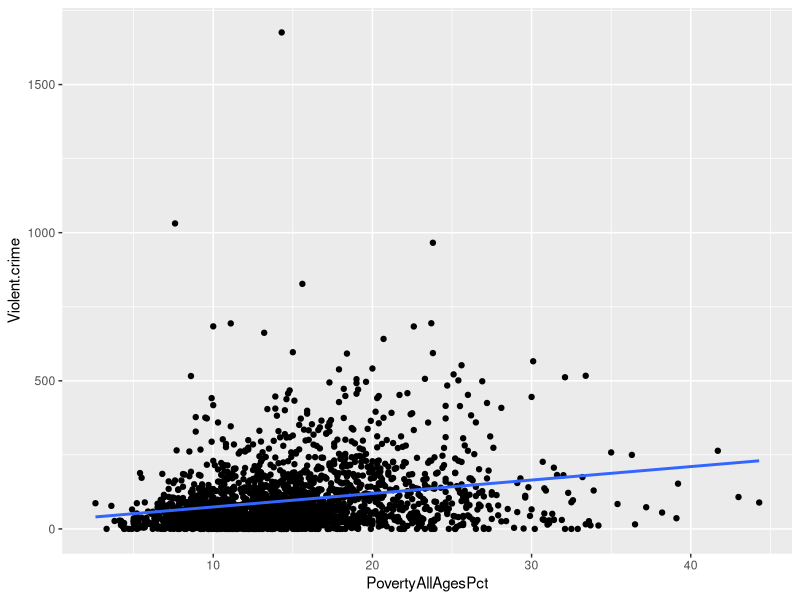
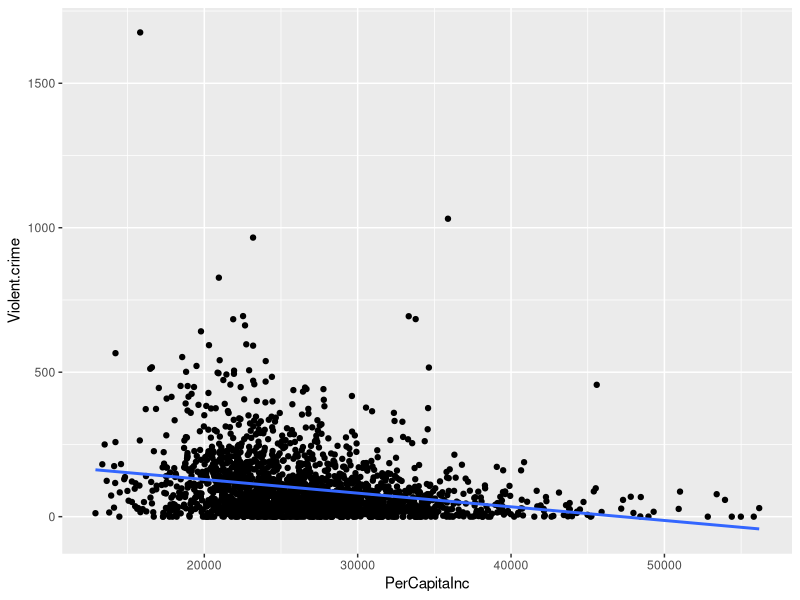
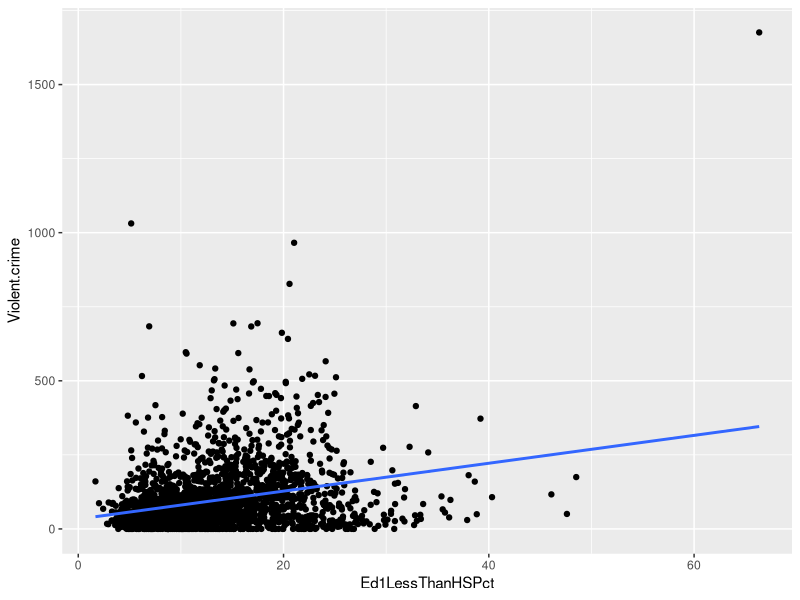
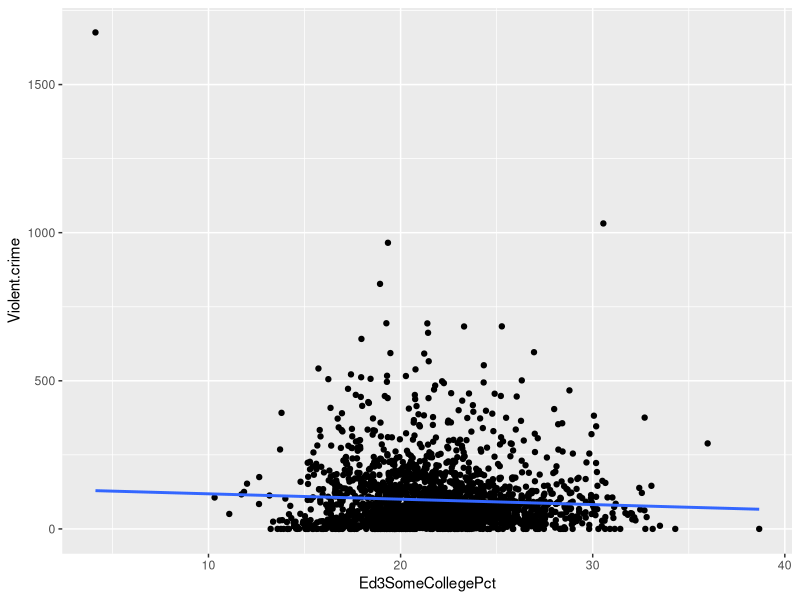
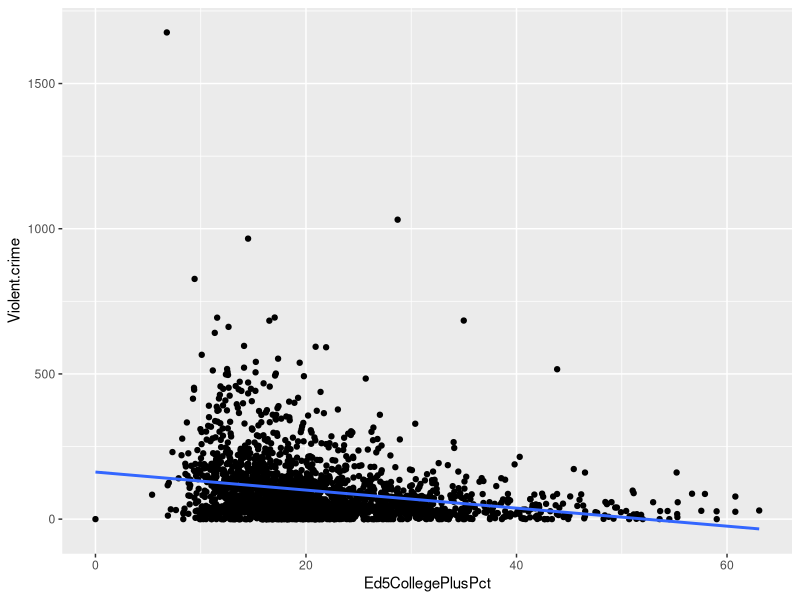
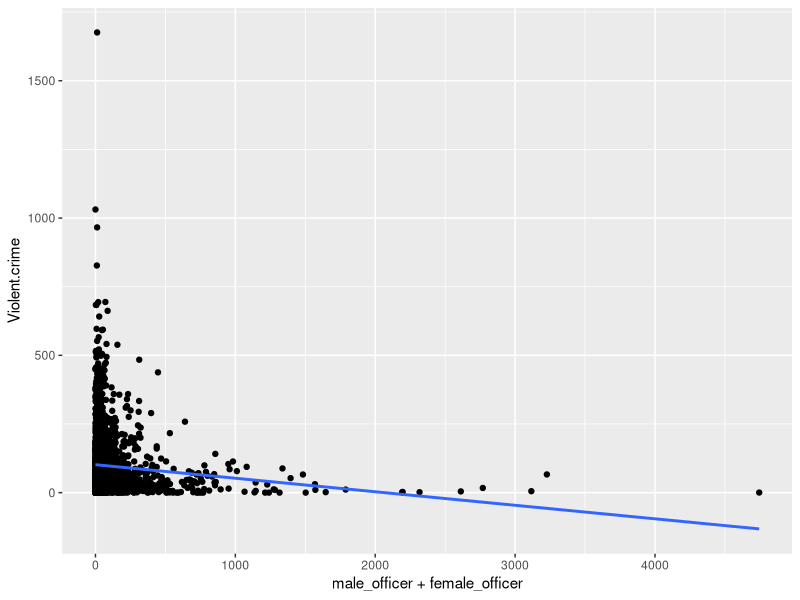
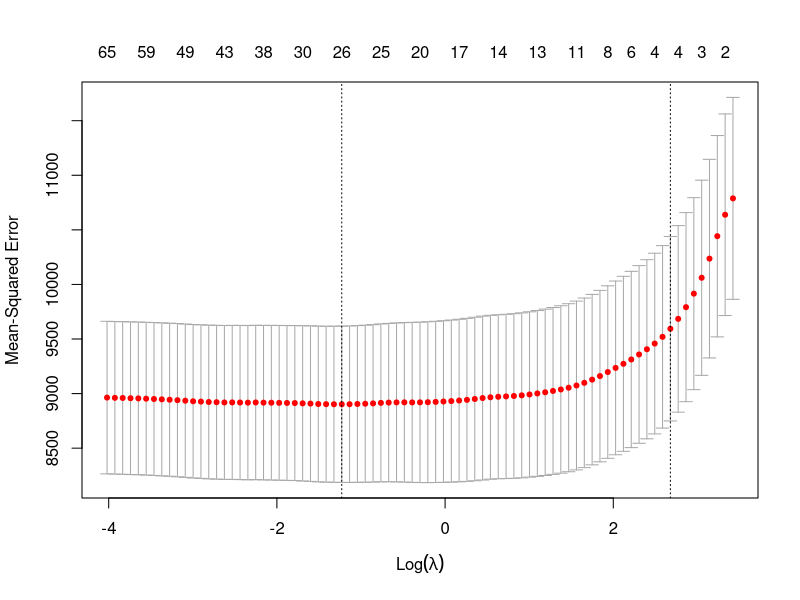
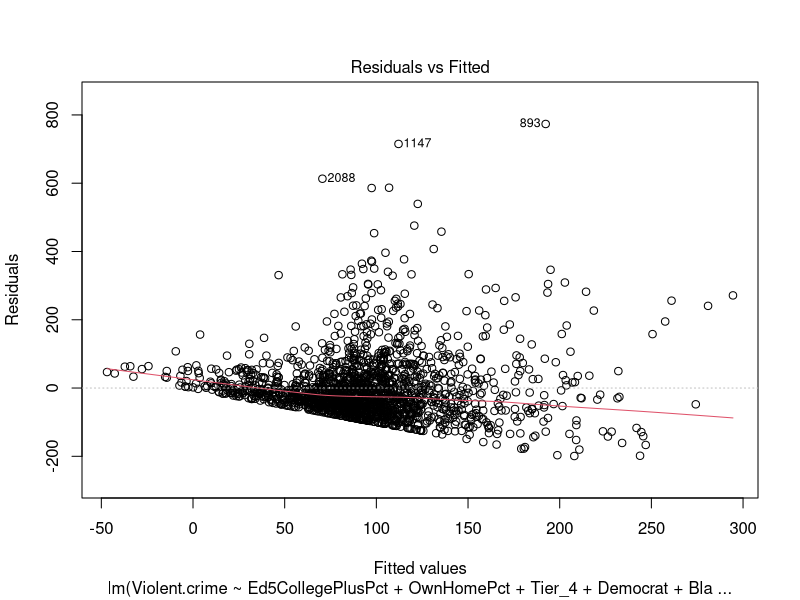

Source code (R) for these figures, in order:
## ---- chunk 1
library(ggplot2)
library(glmnet)
crime <- read.csv("crime_re1.csv")
crime$Violent.crime <- as.numeric(crime$Violent.crime)
crime <- na.omit(crime)
crime$Violent.crime <- (100000*crime$Violent.crime/crime$POPESTIMATE) #adjust crime quantity by population into crime per 100,000 people
# summary(crime)
# names(crime)
## ---- chunk 2
tabl <- "
| Data                 | Year |
|---------------       |------|
| Violent Crime        | 2016 |
| Population           | 2020 |
| Police Force Numbers | 2022 |
| Race Breakdown       | 2016 |
| Party Affiliation    | 2014 |
| Internet Access      | 2013 |
| Annual Income        | 2022 |
| Age Range            | 2020 |
"
cat(tabl) # output the table in a format good for HTML/PDF/docx conversion
## ---- chunk 3
# #Violent crime with politic parties
# ggplot(crime, aes(x=Republican,y=Violent.crime)) +
#     geom_point() +
#     geom_smooth(method=lm, se=FALSE)
# 
# ggplot(crime, aes(x=Democrat,y=Violent.crime)) +
#     geom_point() +
#     geom_smooth(method=lm, se=FALSE)


#Violent crime with income, poverty
ggplot(crime, aes(x=PovertyAllAgesPct,y=Violent.crime)) +
    geom_point() +
    geom_smooth(method=lm, se=FALSE)

ggplot(crime, aes(x=PerCapitaInc,y=Violent.crime)) +
    geom_point() +
    geom_smooth(method=lm, se=FALSE)

#Violent with Education
ggplot(crime, aes(x=Ed1LessThanHSPct,y=Violent.crime)) +
    geom_point() +
    geom_smooth(method=lm, se=FALSE)

ggplot(crime, aes(x=Ed3SomeCollegePct,y=Violent.crime)) +
    geom_point() +
    geom_smooth(method=lm, se=FALSE)

ggplot(crime, aes(x=Ed5CollegePlusPct,y=Violent.crime)) +
    geom_point() +
    geom_smooth(method=lm, se=FALSE)


#Violent with police officers
ggplot(crime, aes(x=male_officer+female_officer,y=Violent.crime)) +
    geom_point() +
    geom_smooth(method=lm, se=FALSE)

# ggplot(crime, aes(x=Asian.alone..percent..2013,y=Violent.crime)) +
#     geom_point() +
#     geom_smooth(method=lm, se=FALSE)
# 
# #
# ggplot(crime, aes(x=Black.or.African.American.alone..percent..2013,y=Violent.crime)) +
#     geom_point() +
#     geom_smooth(method=lm, se=FALSE)
# #
# ggplot(crime, aes(x=American.Indian.and.Alaska.Native.alone..percent..2013,y=Violent.crime)) +
#     geom_point() +
#     geom_smooth(method=lm, se=FALSE)
## ---- chunk 4
fit_race <- lm(Violent.crime~Black.or.African.American.alone..percent..2013+
                 American.Indian.and.Alaska.Native.alone..percent..2013+
                 Asian.alone..percent..2013+
                 Native.Hawaiian.and.Other.Pacific.Islander.alone..percent.+
                 Two.or.More.Races..percent..2013+
                 Hispanic.or.Latino..percent..2013+
                 White.alone..not.Hispanic.or.Latino..percent..2013,data=crime)
summary(fit_race)
## ---- chunk 5
fit_age <- lm(Violent.crime~AGE04_TOT+AGE59_TOT+AGE1014_TOT+AGE1519_TOT+AGE2024_TOT+
              AGE2529_TOT+AGE3034_TOT+AGE3539_TOT+AGE4044_TOT+
              AGE4549_TOT+AGE5054_TOT+AGE5559_TOT+AGE6064_TOT+
              AGE6569_TOT+AGE7074_TOT+AGE7579_TOT+AGE8084_TOT+AGE85PLUS_TOT
                ,data=crime)
summary(fit_age)

fit_male <- lm(Violent.crime~AGE04_MALE+AGE59_MALE+AGE1014_MALE+AGE1519_MALE+AGE2024_MALE+
              AGE2529_MALE+AGE3034_MALE+AGE3539_MALE+AGE4044_MALE+
              AGE4549_MALE+AGE5054_MALE+AGE5559_MALE+AGE6064_MALE+
              AGE6569_MALE+AGE7074_MALE+AGE7579_MALE+AGE8084_MALE+AGE85PLUS_MALE
                ,data=crime)
summary(fit_male)

fit_fem <- lm(Violent.crime~AGE04_FEM+AGE59_FEM+AGE1014_FEM+AGE1519_FEM+AGE2024_FEM+
              AGE2529_FEM+AGE3034_FEM+AGE3539_FEM+AGE4044_FEM+
              AGE4549_FEM+AGE5054_FEM+AGE5559_FEM+AGE6064_FEM+
              AGE6569_FEM+AGE7074_FEM+AGE7579_FEM+AGE8084_FEM+AGE85PLUS_FEM
                ,data=crime)
summary(fit_fem)
## ---- chunk 6
fit_edu <- lm(Violent.crime~Ed1LessThanHSPct+Ed3SomeCollegePct+Ed5CollegePlusPct
                ,data=crime)
summary(fit_edu)
## ---- chunk 7
fit_police <- lm(Violent.crime~male_officer+female_officer
                ,data=crime)
summary(fit_police)

fit_income <- lm(Violent.crime~OwnHomePct+NumUnemployed2019+Housing_Units+PerCapitaInc
                ,data=crime)
summary(fit_income)
## ---- chunk 8
set.seed(527)
# Separate testing data with training data with 80% being training
sample <- sample(c(TRUE,FALSE),nrow(crime),replace=TRUE,prob=c(0.8,0.2))
crime1 <- crime[sample,]
test <- crime[!sample,]
crime <- crime1

y_lasso <- crime$Violent.crime # extract Y
x_lasso <- model.matrix(Violent.crime~., data=crime)[, -1]
fit_lasso <- cv.glmnet(x = x_lasso,y=y_lasso,data=crime,alpha=1,nfolds = 10)
plot(fit_lasso)
fit_lasso$lambda.min

fit_lasso_model <- glmnet(x = x_lasso,y=y_lasso,data=crime,alpha=1,lambda=2.016)
sig_var <- coef(fit_lasso_model)
as.data.frame(sig_var[which(sig_var !=0),])
## ---- chunk 9
# seed was set but still outputs random result.... But key point is just taking non zero coefficient variables. The variables used here was from one random output lambda that we couldn't recreate.
fit_lm <- lm(Violent.crime~AGE85PLUS_FEM+Ed3SomeCollegePct+
               Ed5CollegePlusPct+OwnHomePct+NumUnemployed2019+Tier_2+Tier_3+Tier_4+
               Democrat+Black.or.African.American.alone..percent..2013+
               Black.or.African.American.alone..percent..2013+
               Native.Hawaiian.and.Other.Pacific.Islander.alone..percent.+
               Two.or.More.Races..percent..2013+
               White.alone..not.Hispanic.or.Latino..percent..2013
               ,data=crime)
summary(fit_lm)
## ---- chunk 10
fit_lm_back1 <- lm(Violent.crime~Ed3SomeCollegePct+
               Ed5CollegePlusPct+OwnHomePct+NumUnemployed2019+Tier_2+Tier_3+Tier_4+
               Democrat+Black.or.African.American.alone..percent..2013+
               Black.or.African.American.alone..percent..2013+
               Native.Hawaiian.and.Other.Pacific.Islander.alone..percent.+
               Two.or.More.Races..percent..2013+
               White.alone..not.Hispanic.or.Latino..percent..2013
               ,data=crime)
summary(fit_lm_back1)
## ---- chunk 11
fit_lm_back2 <- lm(Violent.crime~Ed3SomeCollegePct+
               Ed5CollegePlusPct+OwnHomePct+NumUnemployed2019+Tier_3+Tier_4+
               Democrat+Black.or.African.American.alone..percent..2013+
               Black.or.African.American.alone..percent..2013+
               Native.Hawaiian.and.Other.Pacific.Islander.alone..percent.+
               Two.or.More.Races..percent..2013+
               White.alone..not.Hispanic.or.Latino..percent..2013
               ,data=crime)
summary(fit_lm_back2)
## ---- chunk 12
fit_lm_back3 <- lm(Violent.crime~Ed3SomeCollegePct+
               Ed5CollegePlusPct+OwnHomePct+Tier_3+Tier_4+
               Democrat+Black.or.African.American.alone..percent..2013+
               Black.or.African.American.alone..percent..2013+
               Native.Hawaiian.and.Other.Pacific.Islander.alone..percent.+
               Two.or.More.Races..percent..2013+
               White.alone..not.Hispanic.or.Latino..percent..2013
               ,data=crime)
summary(fit_lm_back3)
## ---- chunk 13
fit_lm_back4 <- lm(Violent.crime~Ed3SomeCollegePct+
               Ed5CollegePlusPct+OwnHomePct+Tier_3+Tier_4+
               Democrat+Black.or.African.American.alone..percent..2013+
               Black.or.African.American.alone..percent..2013+
               Native.Hawaiian.and.Other.Pacific.Islander.alone..percent.+
               Two.or.More.Races..percent..2013
               ,data=crime)
summary(fit_lm_back4)
## ---- chunk 14
fit_lm_back5 <- lm(Violent.crime~
               Ed5CollegePlusPct+OwnHomePct+Tier_3+Tier_4+
               Democrat+Black.or.African.American.alone..percent..2013+
               Black.or.African.American.alone..percent..2013+
               Native.Hawaiian.and.Other.Pacific.Islander.alone..percent.+
               Two.or.More.Races..percent..2013
               ,data=crime)
summary(fit_lm_back5)
## ---- chunk 15
fit_lm_back6 <- lm(Violent.crime~
               Ed5CollegePlusPct+OwnHomePct+Tier_3+Tier_4+
               Democrat+Black.or.African.American.alone..percent..2013+
               Black.or.African.American.alone..percent..2013+
               Two.or.More.Races..percent..2013
               ,data=crime)
summary(fit_lm_back6)
## ---- chunk 16
fit_lm_back7 <- lm(Violent.crime~
               Ed5CollegePlusPct+OwnHomePct+Tier_4+
               Democrat+Black.or.African.American.alone..percent..2013+
               Black.or.African.American.alone..percent..2013+
               Two.or.More.Races..percent..2013
               ,data=crime)
summary(fit_lm_back7)
## ---- chunk 17
plot(fit_lm_back7)
## ---- chunk 18
set.seed(527)
x_lasso_no_int <- model.matrix(Violent.crime~.-Tier_1-Tier_2-Tier_3-Tier_4, data=crime)[, -1]
fit_lasso_2 <- cv.glmnet(x = x_lasso_no_int,y=y_lasso,data=crime,alpha=1,nfolds = 10)
plot(fit_lasso_2)
#fit_lasso_2$lambda.min=3.66

fit_lasso_model_2 <- glmnet(x = x_lasso_no_int,y=y_lasso,data=crime,alpha=1,lambda=3.66)
sig_var_2 <- coef(fit_lasso_model_2)
as.data.frame(sig_var_2[which(sig_var_2 !=0),])
## ---- chunk 19
fit_lm_2 <- lm(Violent.crime~AGE1824_MALE+MEDIAN_AGE_MALE+Ed3SomeCollegePct+
               Ed5CollegePlusPct+OwnHomePct+Democrat+Black.or.African.American.alone..percent..2013+
               Native.Hawaiian.and.Other.Pacific.Islander.alone..percent.+
               Two.or.More.Races..percent..2013+White.alone..not.Hispanic.or.Latino..percent..2013
               ,data=crime)
summary(fit_lm_2)
## ---- chunk 20
fit_lm_2_back1 <- lm(Violent.crime~AGE1824_MALE+Ed3SomeCollegePct+
               Ed5CollegePlusPct+OwnHomePct+Democrat+Black.or.African.American.alone..percent..2013+
               Native.Hawaiian.and.Other.Pacific.Islander.alone..percent.+
               Two.or.More.Races..percent..2013+White.alone..not.Hispanic.or.Latino..percent..2013
               ,data=crime)
summary(fit_lm_2_back1)
## ---- chunk 21
fit_lm_2_back2 <- lm(Violent.crime~AGE1824_MALE+Ed3SomeCollegePct+
               Ed5CollegePlusPct+OwnHomePct+Democrat+Black.or.African.American.alone..percent..2013+
               Native.Hawaiian.and.Other.Pacific.Islander.alone..percent.+
               Two.or.More.Races..percent..2013
               ,data=crime)
summary(fit_lm_2_back2)
## ---- chunk 22
fit_lm_2_back3 <- lm(Violent.crime~Ed3SomeCollegePct+
               Ed5CollegePlusPct+OwnHomePct+Democrat+Black.or.African.American.alone..percent..2013+
               Native.Hawaiian.and.Other.Pacific.Islander.alone..percent.+
               Two.or.More.Races..percent..2013
               ,data=crime)
summary(fit_lm_2_back3)
## ---- chunk 23
fit_lm_2_back4 <- lm(Violent.crime~
               Ed5CollegePlusPct+OwnHomePct+Democrat+Black.or.African.American.alone..percent..2013+
               Native.Hawaiian.and.Other.Pacific.Islander.alone..percent.+
               Two.or.More.Races..percent..2013
               ,data=crime)
summary(fit_lm_2_back4)
## ---- chunk 24
fit_lm_2_back5 <- lm(Violent.crime~
               Ed5CollegePlusPct+OwnHomePct+Democrat+Black.or.African.American.alone..percent..2013+
               Two.or.More.Races..percent..2013
               ,data=crime)
summary(fit_lm_2_back5)
## ---- chunk 25
plot(fit_lm_2_back5)
## ---- chunk 26
set.seed(527)
x_lasso_no_gov <- model.matrix(Violent.crime~.-Democrat-Republican, data=crime)[, -1]
fit_lasso_3 <- cv.glmnet(x = x_lasso_no_gov,y=y_lasso,data=crime,alpha=1,nfolds = 10)
plot(fit_lasso_3)
#fit_lasso_3$lambda.min=3.26

fit_lasso_model_3 <- glmnet(x = x_lasso_no_gov,y=y_lasso,data=crime,alpha=1,lambda=3.26)
sig_var_3 <- coef(fit_lasso_model_3)
as.data.frame(sig_var_3[which(sig_var_3 !=0),])
## ---- chunk 27
fit_lm_3 <- lm(Violent.crime~AGE85PLUS_FEM+Ed3SomeCollegePct+
                   Ed5CollegePlusPct+OwnHomePct+Tier_3+Tier_4+
                   Black.or.African.American.alone..percent..2013+
                   Native.Hawaiian.and.Other.Pacific.Islander.alone..percent.+
                   Two.or.More.Races..percent..2013
                   ,data=crime)
summary(fit_lm_3)
## ---- chunk 28
fit_lm_3_back1 <- lm(Violent.crime~Ed3SomeCollegePct+
                   Ed5CollegePlusPct+OwnHomePct+Tier_3+Tier_4+
                   Black.or.African.American.alone..percent..2013+
                   Native.Hawaiian.and.Other.Pacific.Islander.alone..percent.+
                   Two.or.More.Races..percent..2013
                   ,data=crime)
summary(fit_lm_3_back1)
## ---- chunk 29
fit_lm_3_back2 <- lm(Violent.crime~Ed3SomeCollegePct+
                   Ed5CollegePlusPct+OwnHomePct+Tier_4+
                   Black.or.African.American.alone..percent..2013+
                   Native.Hawaiian.and.Other.Pacific.Islander.alone..percent.+
                   Two.or.More.Races..percent..2013
                   ,data=crime)
summary(fit_lm_3_back2)
## ---- chunk 30
fit_lm_3_back3 <- lm(Violent.crime~Ed3SomeCollegePct+
                   Ed5CollegePlusPct+OwnHomePct+Tier_4+
                   Black.or.African.American.alone..percent..2013+
                   Two.or.More.Races..percent..2013
                   ,data=crime)
summary(fit_lm_3_back3)
## ---- chunk 31
fit_lm_3_back4 <- lm(Violent.crime~
                   Ed5CollegePlusPct+OwnHomePct+Tier_4+
                   Black.or.African.American.alone..percent..2013+
                   Two.or.More.Races..percent..2013
                   ,data=crime)
summary(fit_lm_3_back4)
## ---- chunk 32
plot(fit_lm_3_back4)
## ---- chunk 33
Error1 <- sum((test$Violent.crime-predict(fit_lm_back7,newdata=test))^2)
Error2 <- sum((test$Violent.crime-predict(fit_lm_2_back5,newdata=test))^2)
Error3 <- sum((test$Violent.crime-predict(fit_lm_3_back4,newdata=test))^2)
Error1
Error2
Error3
## ---- chunk 34
coef(fit_lm_3_back4)
